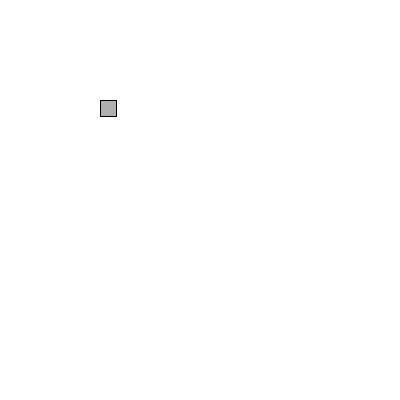
Frame 1 (no input)
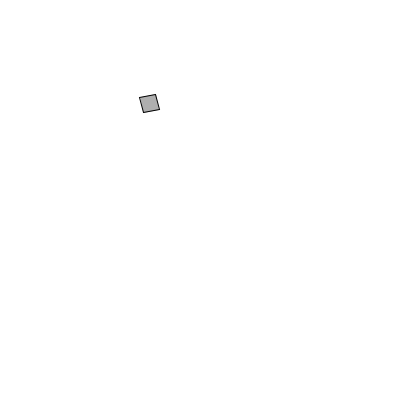
Frame 60 (the mouse pressed at the canvas centre just before this capture)
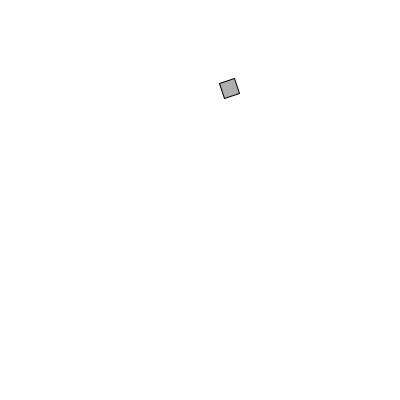
Frame 120 (the mouse held since frame 60 and released just before this capture)

The Processing sketch that drew these frames (run headless with seeded random() and noise(); from frame 60 on, the mouse is pressed at the canvas centre):

// Processing sketch: aula14_g2_ex2
// ── aula14_g2_ex2.pde
float x = 100;
float y = 100;
float xspeed = 1;
float yspeed = 3.3;
float roda=0;
void setup() {
  size(400, 400);
}
void draw() {
  background(255);
  desenho();
  mover();
  rodar();
}


void mover() {
  x = x + xspeed;
  y = y + yspeed;
  if ((x > width) || (x < 0)) {
    xspeed = xspeed * -1;
  }
  if ((y > 200) || (y < 0)) {
    yspeed = yspeed * -1;
  }
}

void desenho() {
  stroke(0);
  fill(175);
  pushMatrix();
  translate(x,y);
  rotate(roda);
  rect(0, 0, 16, 16);
  popMatrix();
}
void rodar(){
  roda=roda+0.05;
}
